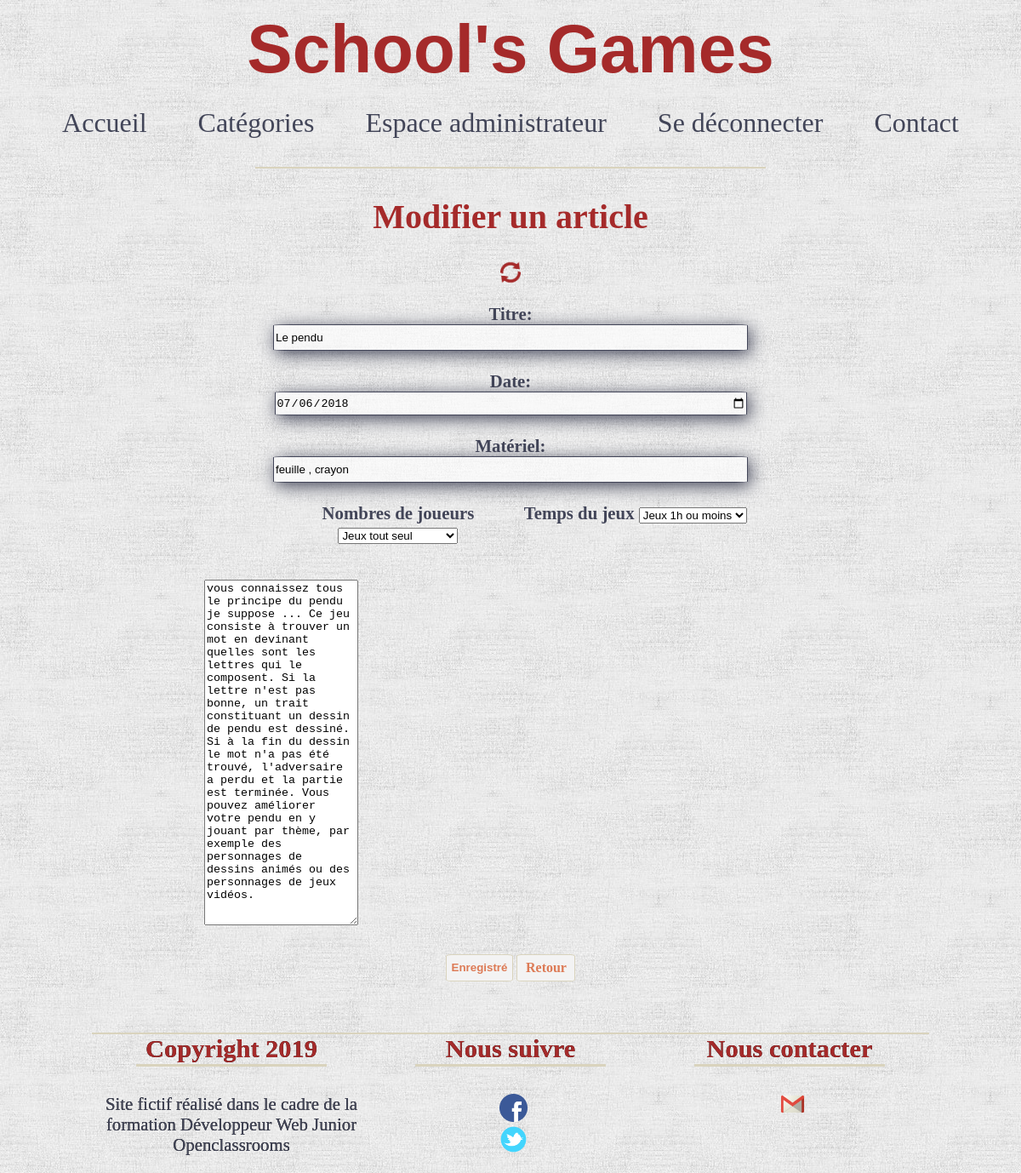
The app's page /index.php?a=modif&articles=2 (signed in) with its own data.
### tables this page shows
CREATE TABLE `articles` (
  `id` int(11) NOT NULL,
  `nbx_joueurs` int(11) NOT NULL,
  `temps_jeux` int(11) NOT NULL,
  `titre` varchar(255) NOT NULL,
  `date` date NOT NULL,
  `photo` text NOT NULL,
  `matériel` varchar(255) NOT NULL,
  `message` text NOT NULL,
  `brouillon` int(11) NOT NULL
);

### modele/modeleArticles.php (called while the page is built, shortened)
<?php
class articles extends appelBDD{
        public function billet($id_article){
            $bdd = $this->dbConnect();
            $req = $bdd->prepare('SELECT * FROM articles WHERE id = ? ');
            $req->execute(array($id_article));
            return $req;
        }
}

### vue/modifierArticles.php (the view, shortened to what this page needs)
<!DOCTYPE html>
<html lang="fr">
<head>
    <link rel="stylesheet" type="text/css" href="css/style.css">
</head>
<?php require 'includes/header.php'; ?>
<body>
    <div id="rebord">
        <h2>Modifier un article</h2>
    </div>
    <img src="img/modifier.png" id="logoModifier" />
    <?php
        while ($donnees = $rep->fetch())
		{
    ?>
    <form method="post" name="Editer" id="formNvx" action="">
        <div id="champ">
            <label> Titre: </label>
            <input type="text" name="titre" id="titre" value="<?php echo htmlspecialchars($donnees['titre'])?>" required/><br />
            <label>Date:</label>
            <input type="date" name="date" id="titre" value="<?php echo  htmlspecialchars($donnees['date'])?>" required/><br />
            <label>Matériel:</label>
            <input type="text" name="materiel" id="matos" value="<?php echo htmlspecialchars($donnees['matériel'])?>" required/><br />
            <div id="choixCategorie">
                <div id="joueurs">
                    <label for="categorie">Nombres de joueurs</label>
                    <select name="joueurs" id="categorie">
                        <option value="0">Jeux tout seul</option>
                    </select>
                </div>
                <div id="temps">
                    <label for="categorie">Temps du jeux</label>
                    <select name="temps" id="categorie">
                        <option value="1">Jeux 1h ou moins</option>
                    </select>
                </div>
            </div>
        </div>
        <div id='tinymce'>
            <textarea name="message"><?php echo htmlspecialchars($donnees['message'])?></textarea><br /><br />
        </div>
        <div id="twoButton">
            <input name="Submit" type="submit" value="Enregistré" id="envoyez" />&nbsp;
            <a href="index.php?u=admin" id="retour">Retour</a>
        </div>
    </form>
    <?php
		}
	?>
<?php require 'includes/footer.php'; ?>
    </body>
</html>

### css/style.css (style rules this page uses)
body { margin: 0px; padding: 0px; background-color: #F8F8F8; position: relative; background-image:url(../img/fond.jpg); overflow-x: hidden; }
h2 { font-size: 2.5em; text-align: center; color: brown; font-family: Gabriola; height: 1em; }
a { text-decoration: none; color: #d8663bdb; display: flex; justify-content: center; }
#rebord { border-top: 2px solid #D9D3BD; width: 50%; margin: auto; }
#tinymce { width: 46%; margin: auto; }
#champ { margin: auto; font-family: Gabriola; font-size: 1.3em; color: #424558; font-weight: bold; display: flex; flex-direction: column; align-items: center; }
#champ input { border: 1px solid #424558; border-radius: 4%; box-shadow: 3px 4px 20px #424558; width: 46%; background-color: #ffffffa8; height: 2em; }
textarea { height: 30em; }
#choixCategorie { display: inline-flex; justify-content: center; text-align: center; margin-bottom: 2em; }
#joueurs { width: 50%; }
#temps { width: 45%; }
#matos { width : 25%; height : 4em; }
#twoButton { margin-top: 1%; margin-bottom: 5%; display: flex; justify-content: center; height: 2em; }
#envoyez, #retour { border: 1px solid #D9D3BD; border-radius: 8%; color: #d8663bdb; font-weight: bold; background-color: #f3f3f3; cursor: pointer; display: flex; justify-content: center; align-items: center; }
#retour { width: 67px; }
#logoListe, #logoModifier { width: 2%; margin: auto; text-align: center; align-items: center; display: flex; margin-bottom: 1.3em; }
@media screen and (max-width : 1300px) { #tinymce { width: 60%; } }

### records on screen
articles: titre "Le pendu", date "07/06/2018", materiel "feuille , crayon", message "vous connaissez tous le principe du pendu je suppose ... Ce jeu consiste à trouver un mot en devinant quelles sont les lettres qui le composent. Si la lettre n'est pas bonne, un trait constituant un dessin de pendu est dessiné. Si à la fin du dessin le mot n'a pas été trouvé, l'adversaire a perdu et la partie est terminée. Vous pouvez améliorer votre pendu en y jouant par thème, par exemple des personnages de dessins animés ou des personnages de jeux vidéos."
